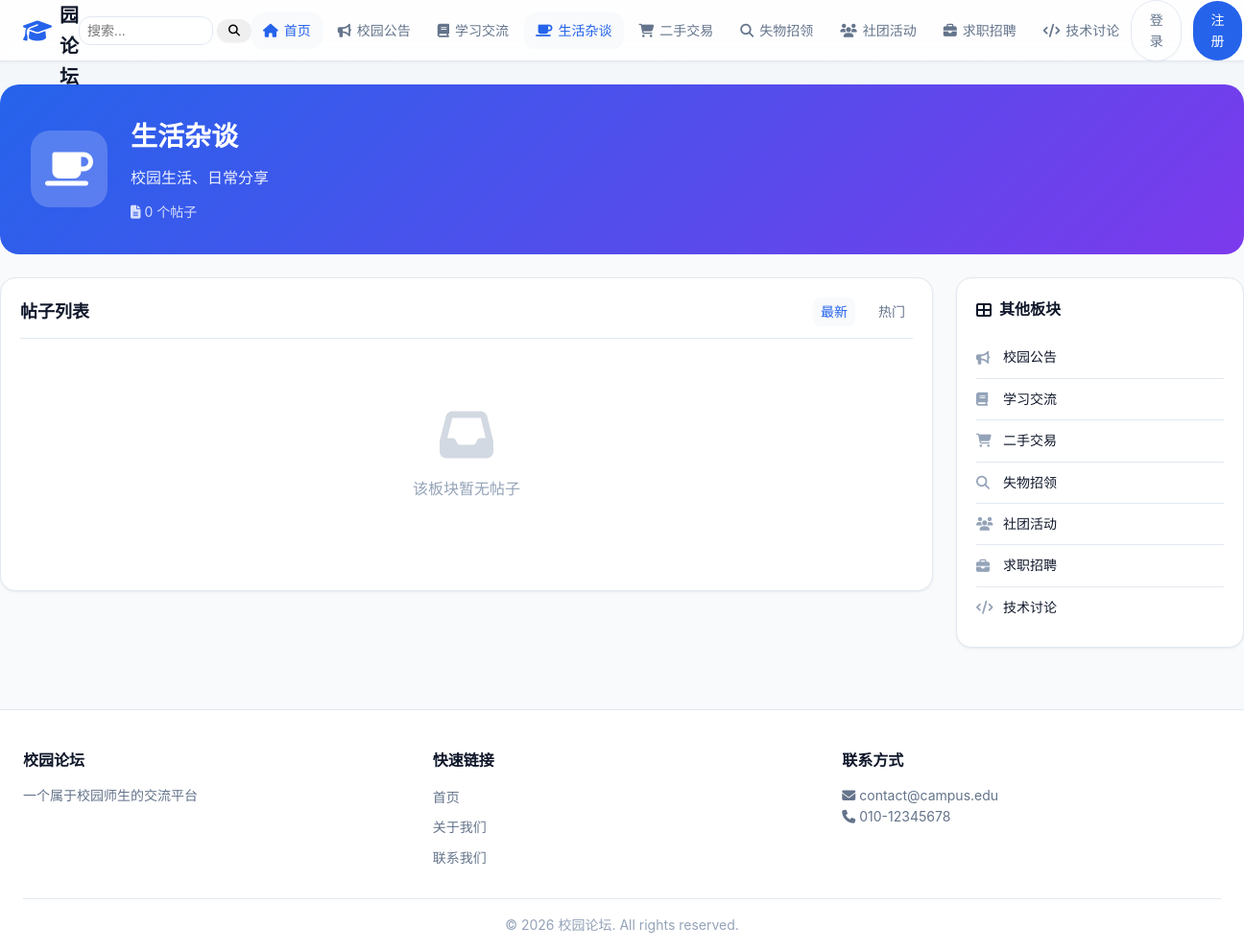
Screenshot of /category.php?id=3 with the database file from the repository.
### tables this page shows
CREATE TABLE categories (
    id INT PRIMARY KEY AUTO_INCREMENT,
    name VARCHAR(50) NOT NULL COMMENT '板块名称',
    description TEXT COMMENT '板块描述',
    icon VARCHAR(50) COMMENT '图标',
    sort_order INT DEFAULT 0 COMMENT '排序',
    status TINYINT DEFAULT 1 COMMENT '状态：0-禁用，1-正常',
    created_at TIMESTAMP DEFAULT CURRENT_TIMESTAMP
);

### includes/functions.php (called while the page is built, shortened)
<?php
function clean($data) {
    return htmlspecialchars(trim($data), ENT_QUOTES, 'UTF-8');
}
function isLoggedIn() {
    return false;
}
function getCurrentUser() {
    if (!isLoggedIn()) {
        return null;
    }
    $pdo = getDBConnection();
    $stmt = $pdo->prepare("SELECT * FROM users WHERE id = ? AND status = 1");
    $stmt->execute([$_SESSION['user_id']]);
    return $stmt->fetch();
}
function getCategories() {
    $pdo = getDBConnection();
    $stmt = $pdo->query("SELECT * FROM categories WHERE status = 1 ORDER BY sort_order ASC");
    return $stmt->fetchAll();
}
function getCategory($id) {
    $pdo = getDBConnection();
    $stmt = $pdo->prepare("SELECT * FROM categories WHERE id = ? AND status = 1");
    $stmt->execute([$id]);
    return $stmt->fetch();
}
function getPostsCount($categoryId = null) {
    $pdo = getDBConnection();
    $sql = "SELECT COUNT(*) FROM posts WHERE status = 1";
    $params = [];
    if ($categoryId) {
        $sql .= " AND category_id = ?";
        $params[] = $categoryId;
    }
    $stmt = $pdo->prepare($sql);
    $stmt->execute($params);
    return $stmt->fetchColumn();
}

### category.php (the view, shortened to what this page needs)
<?php
require_once __DIR__ . '/includes/functions.php';
$categoryId = isset($_GET['id']) ? intval($_GET['id']) : 0;
$category = getCategory($categoryId);
$page = isset($_GET['page']) ? max(1, intval($_GET['page'])) : 1;
$posts = getPosts($categoryId, $page);
$totalPosts = getPostsCount($categoryId);
include __DIR__ . '/includes/header.php';
?>
<div class="category-container">
    <section class="category-header">
        <div class="category-header-content">
            <div class="category-icon-large">
                <i class="fas fa-<?php echo $category['icon']; ?>"></i>
            </div>
            <div class="category-header-info">
                <h1><?php echo clean($category['name']); ?></h1>
                <p><?php echo clean($category['description']); ?></p>
                <div class="category-stats">
                    <span><i class="fas fa-file-alt"></i> <?php echo $totalPosts; ?> 个帖子</span>
                </div>
            </div>
        </div>
    </section>
    <div class="content-wrapper">
        <div class="main-column">
            <section class="posts-section">
                <div class="section-header">
                    <h3>帖子列表</h3>
                    <div class="filter-options">
                        <a href="?id=<?php echo $categoryId; ?>&sort=new" class="<?php echo !isset($_GET['sort']) || $_GET['sort'] == 'new' ? 'active' : ''; ?>">最新</a>
                        <a href="?id=<?php echo $categoryId; ?>&sort=hot" class="<?php echo isset($_GET['sort']) && $_GET['sort'] == 'hot' ? 'active' : ''; ?>">热门</a>
                    </div>
                </div>
                <?php if (empty($posts)): ?>
                <div class="empty-state">
                    <i class="fas fa-inbox"></i>
                    <p>该板块暂无帖子</p>
                </div>
                <?php endif; ?>
            </section>
        </div>
        <aside class="sidebar">
            <div class="widget">
                <h4><i class="fas fa-th-large"></i> 其他板块</h4>
                <ul class="category-list">
                    <?php foreach (getCategories() as $cat): ?>
                    <?php if ($cat['id'] != $categoryId): ?>
                    <li>
                        <a href="category.php?id=<?php echo $cat['id']; ?>">
                            <i class="fas fa-<?php echo $cat['icon']; ?>"></i>
                            <?php echo clean($cat['name']); ?>
                        </a>
                    </li>
                    <?php endif; ?>
                    <?php endforeach; ?>
                </ul>
            </div>
        </aside>
    </div>
</div>
<?php include __DIR__ . '/includes/footer.php'; ?>

### includes/header.php (shortened to what this page needs)
<?php
require_once __DIR__ . '/functions.php';
$currentUser = getCurrentUser();
$categories = getCategories();
?>
<!DOCTYPE html>
<html lang="zh-CN">
<head>
    <link rel="stylesheet" href="assets/css/style.css">
    <link rel="stylesheet" href="https://cdnjs.cloudflare.com/ajax/libs/font-awesome/6.4.0/css/all.min.css">
</head>
<body>
    <header class="header">
        <div class="container">
            <div class="header-inner">
                <a href="index.php" class="logo">
                    <i class="fas fa-graduation-cap"></i>
                    <span><?php echo SITE_NAME; ?></span>
                </a>
                <form method="GET" action="search.php" class="header-search-form">
                    <input type="text" name="q" placeholder="搜索..." value="<?php echo isset($_GET['q']) ? clean($_GET['q']) : ''; ?>">
                    <button type="submit" class="btn btn-sm"><i class="fas fa-search"></i></button>
                </form>
                <nav class="main-nav">
                    <a href="index.php" class="<?php echo !isset($_GET['category']) ? 'active' : ''; ?>">
                        <i class="fas fa-home"></i> 首页
                    </a>
                    <?php foreach ($categories as $cat): ?>
                    <a href="category.php?id=<?php echo $cat['id']; ?>"
                       class="<?php echo isset($_GET['id']) && $_GET['id'] == $cat['id'] ? 'active' : ''; ?>">
                        <i class="fas fa-<?php echo $cat['icon']; ?>"></i> <?php echo clean($cat['name']); ?>
                    </a>
                    <?php endforeach; ?>
                </nav>
                <div class="header-actions">
                    <?php if ($currentUser): ?>
                        <a href="post-create.php" class="btn btn-primary">
                            <i class="fas fa-plus"></i> 发布帖子
                        </a>
                        <?php $notifCount = function_exists('getUnreadNotificationCount') ? getUnreadNotificationCount($currentUser['id']) : 0; ?>
                        <div class="notification-dropdown">
                            <a href="notifications.php" class="notification-trigger" id="notificationTrigger" title="通知">
                                <i class="fas fa-bell"></i>
                                <?php if ($notifCount > 0): ?><span class="notification-badge"><?php echo $notifCount > 99 ? '99+' : $notifCount; ?></span><?php endif; ?>
                            </a>
                            <div class="notification-dropdown-menu" id="notificationDropdown">
                                <div class="notification-dropdown-header">
                                    <a href="notifications.php">通知中心</a>
                                </div>
                                <div class="notification-dropdown-list" id="notificationDropdownList">
                                    <p class="text-muted">加载中...</p>
                                </div>
                            </div>
                        </div>
                        <div class="user-menu">
                            <a href="profile.php" class="user-avatar">
                                <img src="<?php echo getAvatarUrl($currentUser['avatar']); ?>" alt="<?php echo clean($currentUser['nickname'] ?: $currentUser['username']); ?>">
                                <span><?php echo clean($currentUser['nickname'] ?: $currentUser['username']); ?></span>
                                <i class="fas fa-chevron-down"></i>
                            </a>
                            <div class="dropdown-menu">
                                <a href="profile.php"><i class="fas fa-user"></i> 个人中心</a>
                                <a href="my-posts.php"><i class="fas fa-file-alt"></i> 我的帖子</a>
                                <a href="messages.php"><i class="fas fa-envelope"></i> 站内消息</a>
                                <?php if (isAdmin()): ?>
                                <a href="admin/"><i class="fas fa-cog"></i> 后台管理</a>
                                <?php endif; ?>
                                <div class="divider"></div>
                                <a href="logout.php"><i class="fas fa-sign-out-alt"></i> 退出登录</a>
                            </div>
                        </div>
                    <?php else: ?>
                        <a href="login.php" class="btn btn-outline">登录</a>
                        <a href="register.php" class="btn btn-primary">注册</a>
                    <?php endif; ?>
                </div>
            </div>
        </div>
    </header>
    <main class="main-content">

### rows the page displays
categories: name "校园公告"
categories: name "学习交流"
categories: name "生活杂谈", description "校园生活、日常分享"
categories: name "二手交易"
categories: name "失物招领"
categories: name "社团活动"
categories: name "求职招聘"
categories: name "技术讨论"

### other values shown
$totalPosts "0"
SITE_NAME "校园论坛"
SITE_DESCRIPTION "一个属于校园师生的交流平台"
